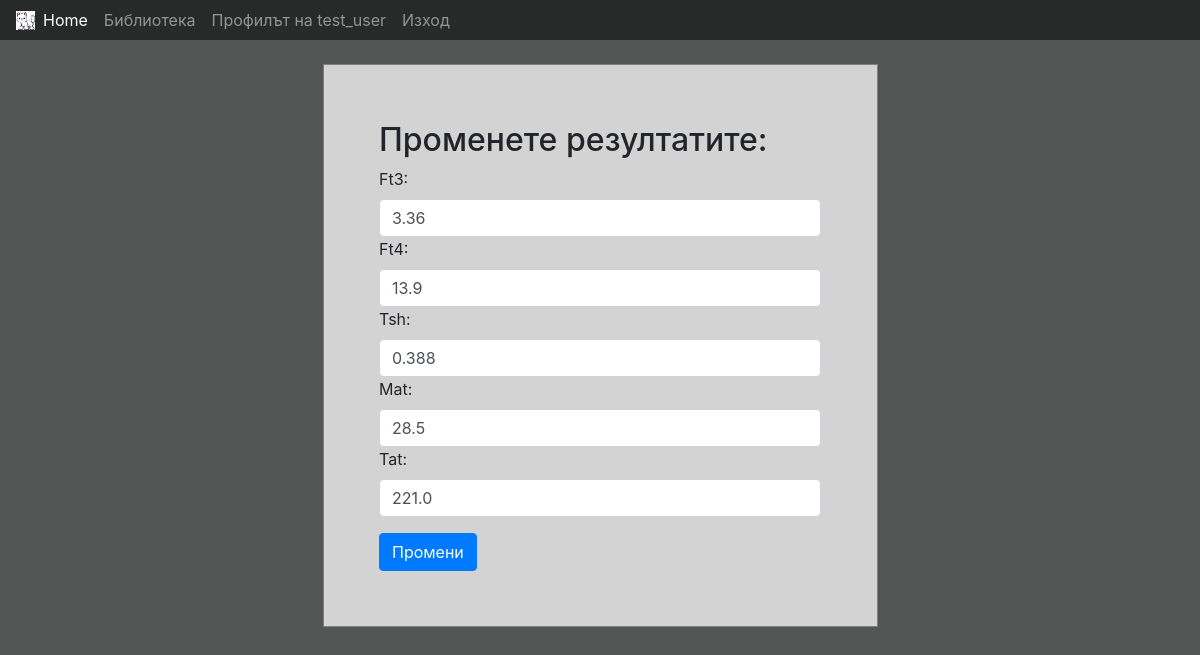
The page /users/edit_results/17/ (signed in) on the database its author committed.
### users/models.py (models this page shows, shortened)
class Results(models.Model):
    ft3 = models.FloatField(null=True)
    ft4 = models.FloatField(null=True)
    tsh = models.FloatField(null=True)
    mat = models.FloatField(null=True)
    tat = models.FloatField(null=True)
    date_created = models.DateTimeField(auto_now_add=True, null=True)
    user = models.ForeignKey(RegisteredUser, null=True, on_delete=models.CASCADE)

### users/views.py (the view, shortened to what this page needs)
# urls.py: path('edit_results/<str:pk>/', views.edit_results, name='edit_results'),
@login_required
def edit_results(request, pk):
    results_bulk = Results.objects.get(id=pk)
    if request.method == "GET":
        form = ResultsForm(instance=results_bulk)
        context = {'form': form, 'results_bulk': results_bulk}
        return render(request, 'users/edit_results.html', context)

### users/forms/results_form.py
class ResultsForm(forms.ModelForm):
    def __init__(self, *args, **kwargs):
        super().__init__(*args, **kwargs)
        for (_, field) in self.fields.items():
            field.widget.attrs['class'] = 'form-control'
    class Meta:
        model = Results
        fields = '__all__'
        exclude = ['user']

### templates/users/edit_results.html (shortened to what this page needs)
{% extends 'measure_app/main.html' %}
{% block content %}
{% block styles %}
<link rel="stylesheet" href="https://stackpath.bootstrapcdn.com/bootstrap/4.3.1/css/bootstrap.min.css"
>
{% endblock %}
    <br>
<div class="container">
    <form class="w-50 m-auto" method="post" style="border: 1px solid grey; margin: 10% 0%; background-color: lightgrey; padding: 5% 5%;" action="{% url 'edit_results' results_bulk.id %}">
      <h2>Променете резултатите:</h2>
        {{ form }}
        <div>
            <button type="submit" class="btn btn-primary">Промени</button>
        </div>
    </form>
</div>
{% endblock %}

### templates/measure_app/navbar.html (shortened to what this page needs)
{% load static %}
<nav class="navbar navbar-expand-lg navbar-dark" id="nav-size">
  <img src="{% static 'images/malko.png' %}">
  <div class="collapse navbar-collapse" id="navbarNav">
    <ul class="navbar-nav">
      <li class="nav-item active">
        <a class="nav-link" href="{% url 'home' %}">Home</a>
      </li>
      <li class="nav-item">
        <a class="nav-link" href="{% url 'library' %}">Библиотека</a>
      </li>
            {% if user.is_authenticated %}
                <li class="nav-item">
                    <a class="nav-link" href="{% url 'profile_page' user.id %}">
                        Профилът на {{ user.username }}
                    </a>
                </li>
                <li class="nav-item">
                    <a class="nav-link" href="{% url 'logout' %}">Изход</a>
                </li>
            {% else %}
                <li class="nav-item">
                    <a class="nav-link" href="{% url 'login_user' %}">Вход</a>
                </li>
            {% endif %}
    </ul>
  </div>
</nav>

### static/css/main.css (style rules this page uses)
body { background-color: #535454; }
#nav-size { height: 40px; background-color: #282929; }

### templates/users/edit_results.html (style rules this page uses)
body { background-color: #535454; }

### rows shown on the page
Results: ft3 "3.36", ft4 "13.9", tsh "0.388", mat "28.5", tat "221.0"

### other values the page prints
{{ user.username }} "test_user"
